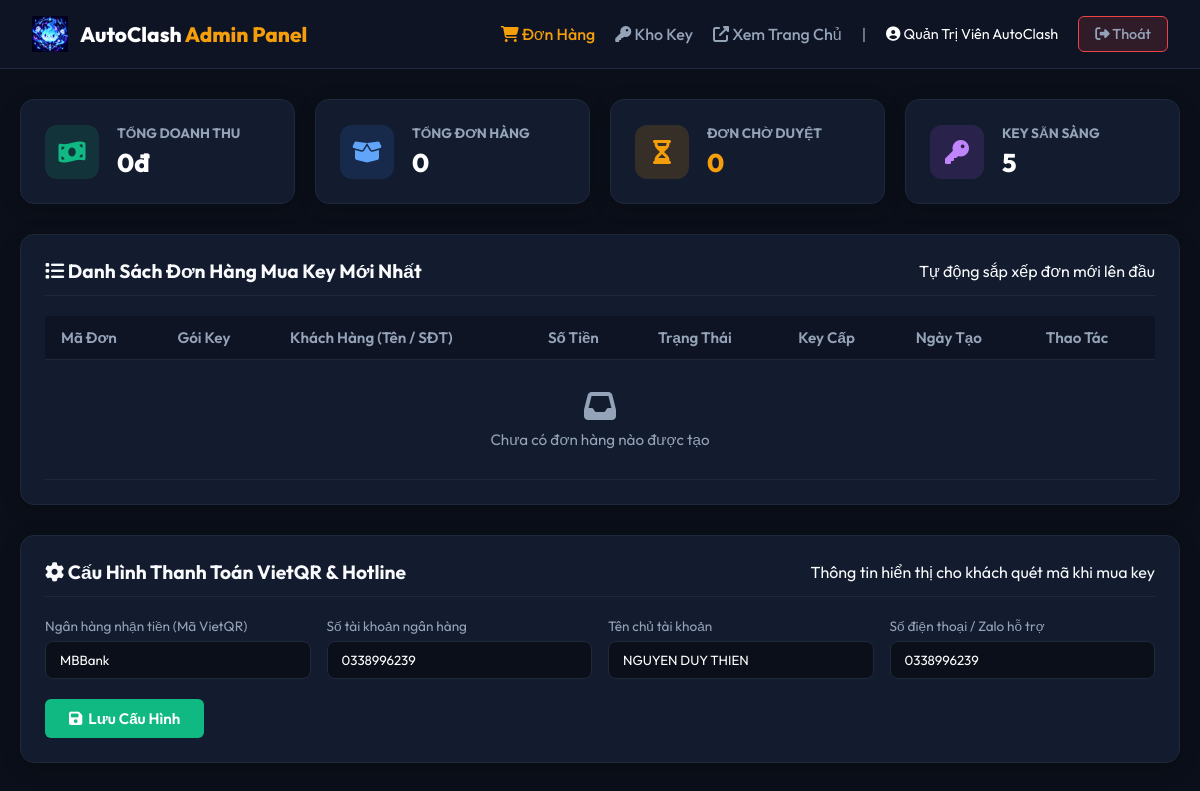
The page /admin/index.php (signed in) on the database its author committed.
### tables this page shows
CREATE TABLE IF NOT EXISTS `settings` (
    `id` INT AUTO_INCREMENT PRIMARY KEY,
    `key_name` VARCHAR(100) UNIQUE NOT NULL,
    `key_value` TEXT NULL,
    `updated_at` TIMESTAMP DEFAULT CURRENT_TIMESTAMP ON UPDATE CURRENT_TIMESTAMP
);

### config/db.php (called while the page is built, shortened)
<?php
function getDB() {
    static $pdo = null;
    if ($pdo !== null) {
        return $pdo;
    }
    try {
        $dsn = "mysql:host=" . DB_HOST . ";port=" . DB_PORT . ";dbname=" . DB_NAME . ";charset=utf8mb4";
        $options = [
            PDO::ATTR_ERRMODE            => PDO::ERRMODE_EXCEPTION,
            PDO::ATTR_DEFAULT_FETCH_MODE => PDO::FETCH_ASSOC,
            PDO::ATTR_EMULATE_PREPARES   => false,
        ];
        $pdo = new PDO($dsn, DB_USER, DB_PASS, $options);
        return $pdo;
    } catch (PDOException $e) {
        error_log("Database connection failed: " . $e->getMessage());
        return null;
    }
}
function getSetting($key, $default = '') {
    $defaults = [
        'site_name'        => 'AutoClash - Phần Mềm Auto Clash of Clans Đỉnh Cao',
        'bank_id'          => 'MBBank',
        'bank_account'     => '0338996239',
        'bank_owner'       => 'NGUYEN DUY THIEN',
        'zalo_contact'     => '0338996239',
        'telegram_contact' => 'https://t.me/autoclashvn',
        'download_link'    => 'AutoClash_Setup.exe',
        'app_version'      => 'v2.5.0'
    ];
    $db = getDB();
    if ($db) {
        try {
            $stmt = $db->prepare("SELECT key_value FROM settings WHERE key_name = ? LIMIT 1");
            $stmt->execute([$key]);
            $row = $stmt->fetch();
            if ($row && $row['key_value'] !== null) {
                return $row['key_value'];
            }
        } catch (Exception $e) {
        }
    }
    return $defaults[$key] ?? $default;
}
function formatCurrency($amount) {
    return number_format($amount, 0, ',', '.') . 'đ';
}

### admin/index.php (the view, shortened to what this page needs)
<?php
$db = getDB();
$totalOrders = 0;
$pendingOrders = 0;
$totalRevenue = 0;
$availableKeys = 0;
$ordersList = [];
if ($db) {
    try {
        $totalOrders = (int)$db->query("SELECT COUNT(*) FROM orders")->fetchColumn();
        $pendingOrders = (int)$db->query("SELECT COUNT(*) FROM orders WHERE payment_status = 'pending'")->fetchColumn();
        $totalRevenue = (int)$db->query("SELECT SUM(amount) FROM orders WHERE payment_status = 'paid'")->fetchColumn();
        $availableKeys = (int)$db->query("SELECT COUNT(*) FROM `keys` WHERE status = 'available'")->fetchColumn();
        $stmt = $db->query("SELECT * FROM orders ORDER BY id DESC LIMIT 50");
        $ordersList = $stmt->fetchAll();
    } catch (Exception $e) {
    }
}
?>
<!DOCTYPE html>
<html lang="vi">
<head>
    <link rel="stylesheet" href="https://cdnjs.cloudflare.com/ajax/libs/font-awesome/6.4.0/css/all.min.css">
</head>
<body>
<header class="navbar">
    <div class="nav-brand">
        <img src="../firegost.ico" alt="AutoClash">
        <h2>AutoClash <span>Admin Panel</span></h2>
    </div>
    <div class="nav-links">
        <a href="index.php" class="active"><i class="fas fa-shopping-cart"></i> Đơn Hàng</a>
        <a href="keys.php"><i class="fas fa-key"></i> Kho Key</a>
        <a href="../index.php" target="_blank"><i class="fas fa-external-link-alt"></i> Xem Trang Chủ</a>
        <span style="color: var(--text-muted);">|</span>
        <span style="color: #fff; font-size: 0.9rem;"><i class="fas fa-user-circle"></i> <?= htmlspecialchars($_SESSION['admin_name'] ?? 'Admin') ?></span>
        <a href="logout.php" class="btn-logout"><i class="fas fa-sign-out-alt"></i> Thoát</a>
    </div>
</header>
<div class="container">
    <div class="stats-grid">
        <div class="stat-card">
            <div class="stat-icon revenue"><i class="fas fa-money-bill-wave"></i></div>
            <div class="stat-info">
                <h4>Tổng Doanh Thu</h4>
                <div class="num"><?= formatCurrency($totalRevenue) ?></div>
            </div>
        </div>
        <div class="stat-card">
            <div class="stat-icon orders"><i class="fas fa-box-open"></i></div>
            <div class="stat-info">
                <h4>Tổng Đơn Hàng</h4>
                <div class="num"><?= $totalOrders ?></div>
            </div>
        </div>
        <div class="stat-card">
            <div class="stat-icon pending"><i class="fas fa-hourglass-half"></i></div>
            <div class="stat-info">
                <h4>Đơn Chờ Duyệt</h4>
                <div class="num" style="color: var(--warning);"><?= $pendingOrders ?></div>
            </div>
        </div>
        <div class="stat-card">
            <div class="stat-icon keys"><i class="fas fa-key"></i></div>
            <div class="stat-info">
                <h4>Key Sẵn Sàng</h4>
                <div class="num"><?= $availableKeys ?></div>
            </div>
        </div>
    </div>
    <div class="card">
        <div class="card-header">
            <h3><i class="fas fa-list"></i> Danh Sách Đơn Hàng Mua Key Mới Nhất</h3>
            <span>Tự động sắp xếp đơn mới lên đầu</span>
        </div>
        <div class="table-responsive">
            <table>
                <thead>
                    <tr>
                        <th>Mã Đơn</th>
                        <th>Gói Key</th>
                        <th>Khách Hàng (Tên / SĐT)</th>
                        <th>Số Tiền</th>
                        <th>Trạng Thái</th>
                        <th>Key Cấp</th>
                        <th>Ngày Tạo</th>
                        <th>Thao Tác</th>
                    </tr>
                </thead>
                <tbody>
                    <?php if (empty($ordersList)): ?>
                        <tr>
                            <td colspan="8" style="text-align: center; color: var(--text-muted); padding: 30px;">
                                <i class="fas fa-inbox" style="font-size: 2rem; margin-bottom: 8px; display: block;"></i>
                                Chưa có đơn hàng nào được tạo
                            </td>
                        </tr>
                    <?php endif; ?>
                </tbody>
            </table>
        </div>
    </div>
    <div class="card">
        <div class="card-header">
            <h3><i class="fas fa-cog"></i> Cấu Hình Thanh Toán VietQR & Hotline</h3>
            <span>Thông tin hiển thị cho khách quét mã khi mua key</span>
        </div>
        <form method="POST">
            <div class="form-grid">
                <div class="form-group">
                    <label>Ngân hàng nhận tiền (Mã VietQR)</label>
                    <input type="text" name="bank_id" value="<?= htmlspecialchars(getSetting('bank_id', 'MBBank')) ?>" required>
                </div>
                <div class="form-group">
                    <label>Số tài khoản ngân hàng</label>
                    <input type="text" name="bank_account" value="<?= htmlspecialchars(getSetting('bank_account', '0338996239')) ?>" required>
                </div>
                <div class="form-group">
                    <label>Tên chủ tài khoản</label>
                    <input type="text" name="bank_owner" value="<?= htmlspecialchars(getSetting('bank_owner', 'NGUYEN DUY THIEN')) ?>" required>
                </div>
                <div class="form-group">
                    <label>Số điện thoại / Zalo hỗ trợ</label>
                    <input type="text" name="zalo_contact" value="<?= htmlspecialchars(getSetting('zalo_contact', '0338996239')) ?>" required>
                </div>
            </div>
            <button type="submit" class="btn btn-approve" style="padding: 10px 24px; font-size: 0.95rem;">
                <i class="fas fa-save"></i> Lưu Cấu Hình
            </button>
        </form>
    </div>
</div>
</body>
</html>

### admin/index.php (style rules this page uses)
:root { --bg-body: #0b0f19; --bg-card: #131b2e; --primary: #f59e0b; --primary-glow: rgba(245, 158, 11, 0.35); --border: #1e293b; --text: #f8fafc; --text-muted: #94a3b8; --success: #10b981; --danger: #ef4444; --warning: #f59e0b; }
* { box-sizing: border-box; margin: 0; padding: 0; font-family: 'Outfit', sans-serif; }
body { background: var(--bg-body); color: var(--text); min-height: 100vh; }
.navbar { display: flex; justify-content: space-between; align-items: center; padding: 16px 32px; background: #0e1424; border-bottom: 1px solid var(--border); }
.nav-brand { display: flex; align-items: center; gap: 12px; }
.nav-brand img { width: 36px; height: 36px; }
.nav-brand h2 { font-size: 1.3rem; font-weight: 800; color: #fff; }
.nav-brand span { color: var(--primary); }
.nav-links { display: flex; align-items: center; gap: 20px; }
.nav-links a { color: var(--text-muted); text-decoration: none; font-weight: 500; transition: color 0.2s; }
.nav-links a:hover, .nav-links a.active { color: var(--primary); }
.btn-logout { padding: 8px 16px; background: rgba(239, 68, 68, 0.15); border: 1px solid #ef4444; color: #fca5a5; border-radius: 6px; text-decoration: none; font-size: 0.9rem; transition: all 0.2s; }
.container { max-width: 1300px; margin: 30px auto; padding: 0 20px; }
.stats-grid { display: grid; grid-template-columns: repeat(auto-fit, minmax(240px, 1fr)); gap: 20px; margin-bottom: 30px; }
.stat-card { background: var(--bg-card); border: 1px solid var(--border); border-radius: 14px; padding: 24px; display: flex; align-items: center; gap: 18px; box-shadow: 0 4px 20px rgba(0,0,0,0.2); }
.stat-icon { width: 54px; height: 54px; border-radius: 12px; display: flex; align-items: center; justify-content: center; font-size: 1.5rem; }
.stat-icon.revenue { background: rgba(16, 185, 129, 0.15); color: var(--success); }
.stat-icon.orders { background: rgba(59, 130, 246, 0.15); color: #60a5fa; }
.stat-icon.pending { background: rgba(245, 158, 11, 0.15); color: var(--warning); }
.stat-icon.keys { background: rgba(168, 85, 247, 0.15); color: #c084fc; }
.stat-info h4 { font-size: 0.85rem; color: var(--text-muted); text-transform: uppercase; margin-bottom: 4px; }
.stat-info .num { font-size: 1.6rem; font-weight: 800; color: #fff; }
.card { background: var(--bg-card); border: 1px solid var(--border); border-radius: 14px; padding: 24px; margin-bottom: 30px; box-shadow: 0 4px 20px rgba(0,0,0,0.2); }
.card-header { display: flex; justify-content: space-between; align-items: center; margin-bottom: 20px; padding-bottom: 12px; border-bottom: 1px solid var(--border); }
.card-header h3 { font-size: 1.2rem; font-weight: 700; }
.table-responsive { overflow-x: auto; }
table { width: 100%; border-collapse: collapse; text-align: left; font-size: 0.95rem; }
th { padding: 12px 16px; background: #0e1424; color: var(--text-muted); font-weight: 600; border-bottom: 1px solid var(--border); }
td { padding: 14px 16px; border-bottom: 1px solid rgba(255,255,255,0.05); }
.btn { padding: 6px 12px; border-radius: 6px; font-size: 0.85rem; font-weight: 600; border: none; cursor: pointer; transition: all 0.2s; display: inline-flex; align-items: center; gap: 6px; }
.btn-approve { background: #10b981; color: #fff; }
.form-grid { display: grid; grid-template-columns: repeat(auto-fit, minmax(240px, 1fr)); gap: 16px; margin-bottom: 20px; }
.form-group label { display: block; font-size: 0.85rem; color: var(--text-muted); margin-bottom: 6px; }
.form-group input { width: 100%; padding: 10px 14px; background: #0b0f19; border: 1px solid var(--border); border-radius: 8px; color: #fff; outline: none; }

### rows shown on the page
settings: bank_id "MBBank"
settings: bank_account "0338996239"
settings: bank_owner "NGUYEN DUY THIEN"
settings: zalo_contact "0338996239"

### other values the page prints
$_SESSION['admin_name'] "Quản Trị Viên AutoClash"
formatCurrency($totalRevenue) "0đ"
$totalOrders "0"
$pendingOrders "0"
$availableKeys "5"
